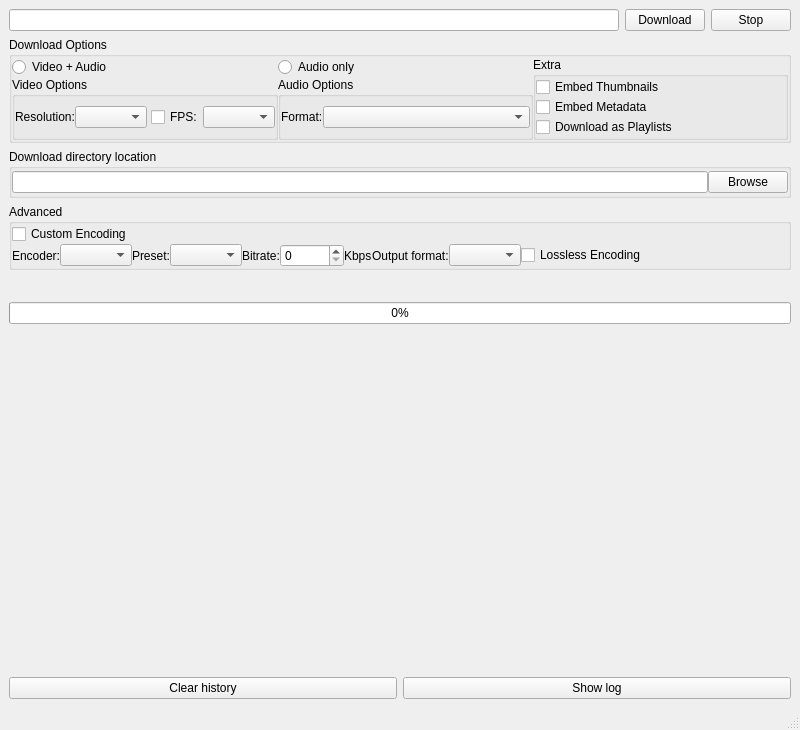
<?xml version="1.0" encoding="UTF-8"?>
<ui version="4.0">
 <class>MainWindow</class>
 <widget class="QMainWindow" name="MainWindow">
  <property name="geometry">
   <rect>
    <x>0</x>
    <y>0</y>
    <width>800</width>
    <height>730</height>
   </rect>
  </property>
  <property name="windowTitle">
   <string>YouTube Downloader</string>
  </property>
  <widget class="QWidget" name="centralwidget">
   <layout class="QGridLayout" name="gridLayout_6">
    <item row="3" column="0">
     <widget class="QGroupBox" name="groupBox_5">
      <property name="title">
       <string>Advanced</string>
      </property>
      <layout class="QGridLayout" name="gridLayout_5">
       <property name="leftMargin">
        <number>0</number>
       </property>
       <property name="topMargin">
        <number>0</number>
       </property>
       <property name="rightMargin">
        <number>0</number>
       </property>
       <property name="bottomMargin">
        <number>0</number>
       </property>
       <property name="spacing">
        <number>0</number>
       </property>
       <item row="0" column="0">
        <widget class="QCheckBox" name="encoding_checkbox">
         <property name="text">
          <string>Custom Encoding</string>
         </property>
        </widget>
       </item>
       <item row="1" column="0">
        <layout class="QHBoxLayout" name="horizontalLayout_12">
         <item>
          <layout class="QHBoxLayout" name="horizontalLayout_11">
           <item>
            <layout class="QHBoxLayout" name="horizontalLayout_9">
             <item>
              <layout class="QHBoxLayout" name="horizontalLayout_6">
               <item>
                <widget class="QLabel" name="label_3">
                 <property name="text">
                  <string>Encoder:</string>
                 </property>
                </widget>
               </item>
               <item>
                <widget class="QComboBox" name="encoding_method_combo"/>
               </item>
              </layout>
             </item>
             <item>
              <layout class="QHBoxLayout" name="horizontalLayout_7">
               <item>
                <widget class="QLabel" name="label_4">
                 <property name="text">
                  <string>Preset:</string>
                 </property>
                </widget>
               </item>
               <item>
                <widget class="QComboBox" name="preset_combo"/>
               </item>
              </layout>
             </item>
             <item>
              <layout class="QHBoxLayout" name="horizontalLayout_8">
               <item>
                <widget class="QLabel" name="label_5">
                 <property name="sizePolicy">
                  <sizepolicy hsizetype="Fixed" vsizetype="Preferred">
                   <horstretch>0</horstretch>
                   <verstretch>0</verstretch>
                  </sizepolicy>
                 </property>
                 <property name="text">
                  <string>Bitrate:</string>
                 </property>
                </widget>
               </item>
               <item>
                <widget class="QSpinBox" name="quality_spinbox">
                 <property name="sizePolicy">
                  <sizepolicy hsizetype="Fixed" vsizetype="Fixed">
                   <horstretch>0</horstretch>
                   <verstretch>0</verstretch>
                  </sizepolicy>
                 </property>
                 <property name="minimumSize">
                  <size>
                   <width>64</width>
                   <height>0</height>
                  </size>
                 </property>
                </widget>
               </item>
               <item>
                <widget class="QLabel" name="label_6">
                 <property name="text">
                  <string>Kbps</string>
                 </property>
                </widget>
               </item>
              </layout>
             </item>
            </layout>
           </item>
           <item>
            <layout class="QHBoxLayout" name="horizontalLayout_10">
             <item>
              <widget class="QLabel" name="label_7">
               <property name="text">
                <string>Output format:</string>
               </property>
              </widget>
             </item>
             <item>
              <widget class="QComboBox" name="outputvideo_combo"/>
             </item>
            </layout>
           </item>
          </layout>
         </item>
         <item>
          <widget class="QCheckBox" name="lossless_checkbox">
           <property name="text">
            <string>Lossless Encoding</string>
           </property>
          </widget>
         </item>
        </layout>
       </item>
      </layout>
     </widget>
    </item>
    <item row="5" column="0">
     <layout class="QVBoxLayout" name="verticalLayout_5">
      <item>
       <widget class="QWidget" name="history_view" native="true">
        <property name="sizePolicy">
         <sizepolicy hsizetype="Preferred" vsizetype="Fixed">
          <horstretch>0</horstretch>
          <verstretch>0</verstretch>
         </sizepolicy>
        </property>
        <property name="minimumSize">
         <size>
          <width>0</width>
          <height>341</height>
         </size>
        </property>
       </widget>
      </item>
      <item>
       <layout class="QHBoxLayout" name="horizontalLayout_14">
        <item>
         <widget class="QPushButton" name="clear_history_button">
          <property name="text">
           <string>Clear history</string>
          </property>
         </widget>
        </item>
        <item>
         <widget class="QPushButton" name="showlog_button">
          <property name="text">
           <string>Show log</string>
          </property>
         </widget>
        </item>
       </layout>
      </item>
     </layout>
    </item>
    <item row="4" column="0">
     <layout class="QVBoxLayout" name="verticalLayout_4">
      <item>
       <layout class="QHBoxLayout" name="horizontalLayout_13">
        <item>
         <widget class="QLabel" name="status_label">
          <property name="sizePolicy">
           <sizepolicy hsizetype="Fixed" vsizetype="Preferred">
            <horstretch>0</horstretch>
            <verstretch>0</verstretch>
           </sizepolicy>
          </property>
          <property name="minimumSize">
           <size>
            <width>221</width>
            <height>0</height>
           </size>
          </property>
          <property name="text">
           <string/>
          </property>
         </widget>
        </item>
        <item>
         <spacer name="horizontalSpacer">
          <property name="orientation">
           <enum>Qt::Horizontal</enum>
          </property>
          <property name="sizeHint" stdset="0">
           <size>
            <width>298</width>
            <height>20</height>
           </size>
          </property>
         </spacer>
        </item>
        <item>
         <widget class="QLabel" name="playlist_progress_label">
          <property name="sizePolicy">
           <sizepolicy hsizetype="Fixed" vsizetype="Preferred">
            <horstretch>0</horstretch>
            <verstretch>0</verstretch>
           </sizepolicy>
          </property>
          <property name="minimumSize">
           <size>
            <width>201</width>
            <height>0</height>
           </size>
          </property>
          <property name="layoutDirection">
           <enum>Qt::LeftToRight</enum>
          </property>
          <property name="text">
           <string/>
          </property>
          <property name="alignment">
           <set>Qt::AlignRight|Qt::AlignTrailing|Qt::AlignVCenter</set>
          </property>
         </widget>
        </item>
       </layout>
      </item>
      <item>
       <widget class="QProgressBar" name="progress_bar">
        <property name="value">
         <number>0</number>
        </property>
       </widget>
      </item>
     </layout>
    </item>
    <item row="0" column="0">
     <layout class="QHBoxLayout" name="horizontalLayout_2">
      <item>
       <widget class="QLineEdit" name="url_input"/>
      </item>
      <item>
       <layout class="QHBoxLayout" name="horizontalLayout">
        <item>
         <widget class="QPushButton" name="download_button">
          <property name="text">
           <string>Download</string>
          </property>
         </widget>
        </item>
        <item>
         <widget class="QPushButton" name="stop_button">
          <property name="text">
           <string>Stop</string>
          </property>
         </widget>
        </item>
       </layout>
      </item>
     </layout>
    </item>
    <item row="1" column="0">
     <widget class="QGroupBox" name="groupBox">
      <property name="title">
       <string>Download Options</string>
      </property>
      <layout class="QGridLayout" name="gridLayout_4">
       <property name="leftMargin">
        <number>0</number>
       </property>
       <property name="topMargin">
        <number>0</number>
       </property>
       <property name="rightMargin">
        <number>0</number>
       </property>
       <property name="bottomMargin">
        <number>0</number>
       </property>
       <property name="spacing">
        <number>0</number>
       </property>
       <item row="0" column="0">
        <layout class="QVBoxLayout" name="verticalLayout">
         <item>
          <widget class="QRadioButton" name="video_radio">
           <property name="text">
            <string>Video + Audio</string>
           </property>
          </widget>
         </item>
         <item>
          <widget class="QGroupBox" name="groupBox_2">
           <property name="title">
            <string>Video Options</string>
           </property>
           <layout class="QGridLayout" name="gridLayout">
            <property name="leftMargin">
             <number>0</number>
            </property>
            <property name="topMargin">
             <number>0</number>
            </property>
            <property name="rightMargin">
             <number>0</number>
            </property>
            <property name="bottomMargin">
             <number>0</number>
            </property>
            <property name="horizontalSpacing">
             <number>4</number>
            </property>
            <property name="verticalSpacing">
             <number>0</number>
            </property>
            <item row="0" column="0">
             <layout class="QHBoxLayout" name="horizontalLayout_3">
              <item>
               <widget class="QLabel" name="label">
                <property name="text">
                 <string>Resolution:</string>
                </property>
               </widget>
              </item>
              <item>
               <widget class="QComboBox" name="resolution_combo"/>
              </item>
             </layout>
            </item>
            <item row="0" column="1">
             <layout class="QHBoxLayout" name="horizontalLayout_4">
              <item>
               <widget class="QCheckBox" name="fps_checkbox">
                <property name="text">
                 <string>FPS:</string>
                </property>
               </widget>
              </item>
              <item>
               <widget class="QComboBox" name="fps_combo"/>
              </item>
             </layout>
            </item>
           </layout>
          </widget>
         </item>
        </layout>
       </item>
       <item row="0" column="1">
        <layout class="QVBoxLayout" name="verticalLayout_2">
         <item>
          <widget class="QRadioButton" name="audio_radio">
           <property name="text">
            <string>Audio only</string>
           </property>
          </widget>
         </item>
         <item>
          <widget class="QGroupBox" name="groupBox_3">
           <property name="title">
            <string>Audio Options</string>
           </property>
           <layout class="QGridLayout" name="gridLayout_2">
            <property name="leftMargin">
             <number>0</number>
            </property>
            <property name="topMargin">
             <number>0</number>
            </property>
            <property name="rightMargin">
             <number>0</number>
            </property>
            <property name="bottomMargin">
             <number>0</number>
            </property>
            <property name="spacing">
             <number>0</number>
            </property>
            <item row="0" column="0">
             <layout class="QHBoxLayout" name="horizontalLayout_5">
              <item>
               <widget class="QLabel" name="label_2">
                <property name="sizePolicy">
                 <sizepolicy hsizetype="Fixed" vsizetype="Preferred">
                  <horstretch>0</horstretch>
                  <verstretch>0</verstretch>
                 </sizepolicy>
                </property>
                <property name="text">
                 <string>Format:</string>
                </property>
               </widget>
              </item>
              <item>
               <widget class="QComboBox" name="format_combo"/>
              </item>
             </layout>
            </item>
           </layout>
          </widget>
         </item>
        </layout>
       </item>
       <item row="0" column="2">
        <widget class="QGroupBox" name="groupBox_4">
         <property name="title">
          <string>Extra</string>
         </property>
         <layout class="QGridLayout" name="gridLayout_3">
          <property name="leftMargin">
           <number>0</number>
          </property>
          <property name="topMargin">
           <number>0</number>
          </property>
          <property name="rightMargin">
           <number>0</number>
          </property>
          <property name="bottomMargin">
           <number>0</number>
          </property>
          <property name="spacing">
           <number>0</number>
          </property>
          <item row="0" column="0">
           <layout class="QVBoxLayout" name="verticalLayout_3">
            <item>
             <widget class="QCheckBox" name="thumbnail_checkbox">
              <property name="text">
               <string>Embed Thumbnails</string>
              </property>
             </widget>
            </item>
            <item>
             <widget class="QCheckBox" name="metadata_checkbox">
              <property name="text">
               <string>Embed Metadata</string>
              </property>
             </widget>
            </item>
            <item>
             <widget class="QCheckBox" name="playlist_checkbox">
              <property name="text">
               <string>Download as Playlists</string>
              </property>
             </widget>
            </item>
           </layout>
          </item>
         </layout>
        </widget>
       </item>
      </layout>
     </widget>
    </item>
    <item row="2" column="0">
     <widget class="QGroupBox" name="groupBox_6">
      <property name="title">
       <string>Download directory location</string>
      </property>
      <layout class="QGridLayout" name="gridLayout_7">
       <property name="leftMargin">
        <number>0</number>
       </property>
       <property name="topMargin">
        <number>0</number>
       </property>
       <property name="rightMargin">
        <number>0</number>
       </property>
       <property name="bottomMargin">
        <number>0</number>
       </property>
       <property name="verticalSpacing">
        <number>0</number>
       </property>
       <item row="0" column="0">
        <layout class="QHBoxLayout" name="horizontalLayout_15">
         <item>
          <widget class="QLineEdit" name="folder_path"/>
         </item>
         <item>
          <widget class="QPushButton" name="folder_button">
           <property name="sizePolicy">
            <sizepolicy hsizetype="Fixed" vsizetype="Fixed">
             <horstretch>0</horstretch>
             <verstretch>0</verstretch>
            </sizepolicy>
           </property>
           <property name="text">
            <string>Browse</string>
           </property>
          </widget>
         </item>
        </layout>
       </item>
      </layout>
     </widget>
    </item>
   </layout>
  </widget>
  <widget class="QStatusBar" name="statusbar"/>
 </widget>
 <resources/>
 <connections/>
</ui>
